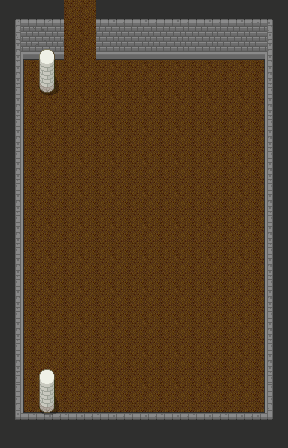

Rendered tile map (Tiled .tmx) drawn with the repository's tilesets; below, a short description and the full map source, tile grids included:
An orthogonal 9x14 tile map with 32x32 px tiles, 4 tile layers (floor, wall, column, column), 3 tilesets and 1 object.

<map version="1.8" tiledversion="1.8.5" orientation="orthogonal" renderorder="right-down" width="9" height="14" tilewidth="32" tileheight="32" infinite="0" nextlayerid="8" nextobjectid="2">
 <tileset firstgid="1" source="assets/Dungeon_v2.tsx" />
 <tileset firstgid="229" source="assets/pokemon_v2.tsx" />
 <tileset firstgid="1215" source="assets/Slates_v2.tsx" />
 <layer id="3" name="floor" width="9" height="14">
  <data encoding="csv">
1228,1228,1228,1228,1228,1228,1228,1228,1228,
1228,1228,1228,1228,1228,1228,1228,1228,1228,
1228,1228,1228,1228,1228,1228,1228,1228,1228,
1228,1228,1228,1228,1228,1228,1228,1228,1228,
1228,1228,1228,1228,1228,1228,1228,1228,1228,
1228,1228,1228,1228,1228,1228,1228,1228,1228,
1228,1228,1228,1228,1228,1228,1228,1228,1228,
1228,1228,1228,1228,1228,1228,1228,1228,1228,
1228,1228,1228,1228,1228,1228,1228,1228,1228,
1228,1228,1228,1228,1228,1228,1228,1228,1228,
1228,1228,1228,1228,1228,1228,1228,1228,1228,
1228,1228,1228,1228,1228,1228,1228,1228,1228,
1228,1228,1228,1228,1228,1228,1228,1228,1228,
1228,1228,1228,1228,1228,1228,1228,1228,1228
</data>
 </layer>
 <layer id="1" name="wall" width="9" height="14">
  <data encoding="csv">
4,5,26,40,40,40,40,40,6,
23,24,26,59,59,59,59,59,25,
22,0,0,0,0,0,0,0,20,
22,0,0,0,0,0,0,0,20,
22,0,0,0,0,0,0,0,20,
22,0,0,0,0,0,0,0,20,
22,0,0,0,0,0,0,0,20,
22,0,0,0,0,0,0,0,20,
22,0,0,0,0,0,0,0,20,
22,0,0,0,0,0,0,0,20,
22,0,0,0,0,0,0,0,20,
22,0,0,0,0,0,0,0,20,
42,43,43,43,43,43,43,43,44,
61,62,62,62,62,62,62,62,63
</data>
 </layer>
 <layer id="5" name="column" width="9" height="14">
  <data encoding="csv">
0,0,0,0,0,0,0,0,0,
0,955,0,0,0,0,0,0,0,
0,989,0,0,0,0,0,0,0,
0,0,0,0,0,0,0,0,0,
0,0,0,0,0,0,0,0,0,
0,0,0,0,0,0,0,0,0,
0,0,0,0,0,0,0,0,0,
0,0,0,0,0,0,0,0,0,
0,0,0,0,0,0,0,0,0,
0,0,0,0,0,0,0,0,0,
0,0,0,0,0,0,0,0,0,
0,64,0,0,0,0,0,0,0,
0,64,0,0,0,0,0,0,0,
0,0,0,0,0,0,0,0,0
</data>
 </layer>
 <layer id="6" name="column" width="9" height="14">
  <data encoding="csv">
0,0,0,0,0,0,0,0,0,
0,0,0,0,0,0,0,0,0,
0,0,0,0,0,0,0,0,0,
0,0,0,0,0,0,0,0,0,
0,0,0,0,0,0,0,0,0,
0,0,0,0,0,0,0,0,0,
0,0,0,0,0,0,0,0,0,
0,0,0,0,0,0,0,0,0,
0,0,0,0,0,0,0,0,0,
0,0,0,0,0,0,0,0,0,
0,0,0,0,0,0,0,0,0,
0,955,0,0,0,0,0,0,0,
0,989,0,0,0,0,0,0,0,
0,0,0,0,0,0,0,0,0
</data>
 </layer>
 <objectgroup id="7" name="door">
  <object id="1" x="80.6667" y="16">
   <properties>
    <property name="nextDirection" value="UP" />
    <property name="nextMap" value="21N3" />
    <property name="nextX" type="int" value="1" />
    <property name="nextY" type="int" value="13" />
   </properties>
  </object>
 </objectgroup>
</map>
